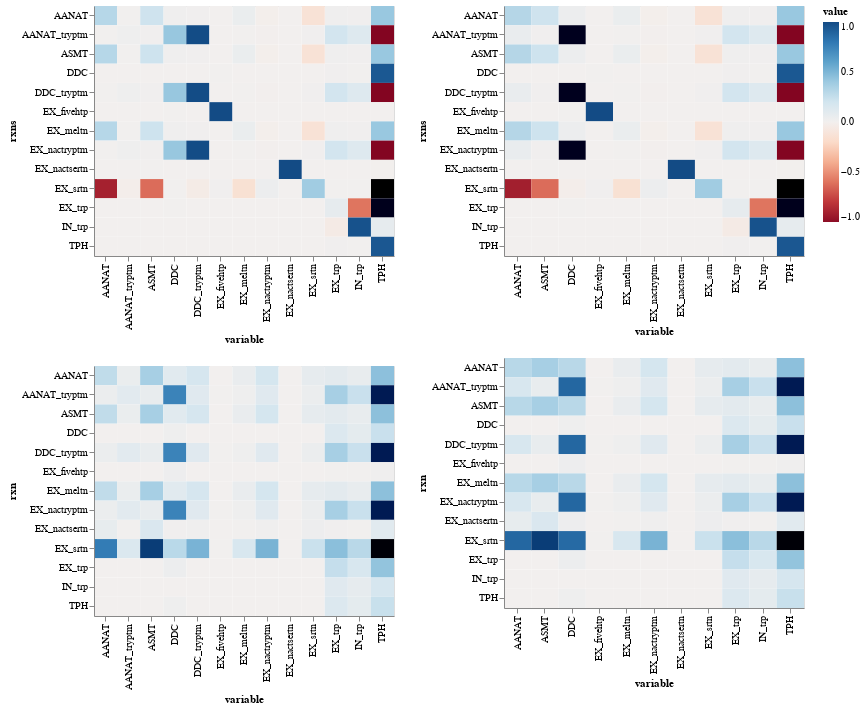

The notebook cell this image was saved under:
### Code cell
alt.vconcat(get_heatmaps(Cv_df_median_list[ind], 'rxns'),
            get_heatmaps(Cv_df_iqr_list[ind], 'rxn'))

### Figure 1 — Vega-Lite specification as saved in the notebook (floating-point values rounded to 4 significant figures; data arrays with more than 128 entries replaced by an {"elided": "..."} marker saying what was removed)
{"$schema": "https://vega.github.io/schema/vega-lite/v2.4.3.json", "config": {"view": {"height": 300, "width": 400}}, "hconcat": [{"vconcat": [{"data": {"values": {"elided": "169 records"}}, "encoding": {"color": {"field": "value", "scale": {"domain": [-1, 1], "scheme": "redblue"}, "type": "quantitative"}, "tooltip": {"field": "value", "type": "quantitative"}, "x": {"field": "variable", "type": "nominal"}, "y": {"field": "rxns", "type": "nominal"}}, "height": 250, "mark": "rect", "width": 300}, {"data": {"values": {"elided": "169 records"}}, "encoding": {"color": {"field": "value", "scale": {"domain": [-1, 1], "scheme": "redblue"}, "type": "quantitative"}, "tooltip": {"field": "value", "type": "quantitative"}, "x": {"field": "variable", "type": "nominal"}, "y": {"field": "rxn", "type": "nominal"}}, "height": 250, "mark": "rect", "width": 300}]}, {"vconcat": [{"data": {"values": {"elided": "143 records"}}, "encoding": {"color": {"field": "value", "scale": {"domain": [-1, 1], "scheme": "redblue"}, "type": "quantitative"}, "tooltip": {"field": "value", "type": "quantitative"}, "x": {"field": "variable", "type": "nominal"}, "y": {"field": "rxns", "type": "nominal"}}, "height": 250, "mark": "rect", "width": 300}, {"data": {"values": {"elided": "143 records"}}, "encoding": {"color": {"field": "value", "scale": {"domain": [-1, 1], "scheme": "redblue"}, "type": "quantitative"}, "tooltip": {"field": "value", "type": "quantitative"}, "x": {"field": "variable", "type": "nominal"}, "y": {"field": "rxn", "type": "nominal"}}, "height": 250, "mark": "rect", "width": 300}]}]}
